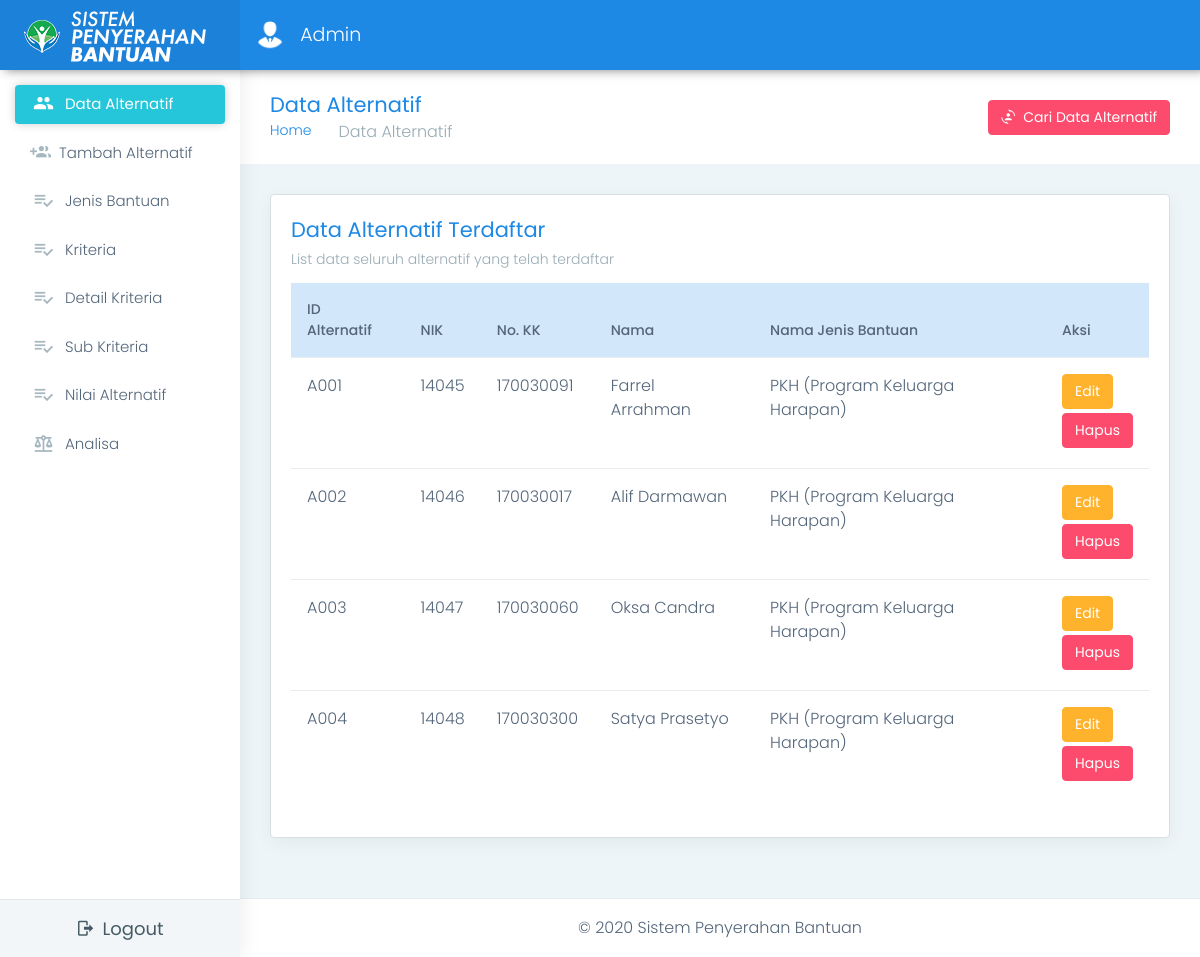
Screenshot of /view/pages-admin.php (signed in) with the database file from the repository.
### tables this page shows
CREATE TABLE `dataalternatif` (
  `IdAlternatif` varchar(30) NOT NULL,
  `NIK` varchar(30) NOT NULL,
  `NoKK` varchar(30) NOT NULL,
  `Nama` varchar(200) NOT NULL,
  `IdJenisBantuan` varchar(30) NOT NULL
);

CREATE TABLE `datajenisbantuan` (
  `IdJenisBantuan` varchar(30) NOT NULL,
  `NamaJenisBantuan` varchar(100) NOT NULL
);

### view/process/koneksi.php (called while the page is built, shortened)
<?php
class database {
    private $host = "localhost";
    private $username = "root";
    private $password = "";
    private $database = "dbsispenban";
    protected $conn;
    public function __construct() {
        $this->conn = new mysqli($this->host, $this->username, $this->password, $this->database);
        return $this->conn;
    }
    public function getConnection() {
        return $this->conn;
    }
}
?>

### view/process/sistem.php (called while the page is built, shortened)
<?php
include "koneksi.php";
class sistem extends database {
	function tampil_jenisbantuan() {
		$qry = mysqli_query($this->conn,"select * from datajenisbantuan");
		$found = mysqli_num_rows($qry);
        if ($found == 0) {
            return false;
        } else {
            while($x = mysqli_fetch_assoc($qry)) {
                $data[] = $x;
            }
            return $data;
        }
	}
	function tampil_analisa() {
		$qry = mysqli_query($this->conn,"select * from dataanalisa");
		$found = mysqli_num_rows($qry);
        if ($found == 0) {
            return [];
        } else {
            while($x = mysqli_fetch_assoc($qry)) {
                $data[] = $x;
            }
            return $data;
        }
	}
}
?>

### view/pages-admin.php (the view, shortened to what this page needs)
<!DOCTYPE html>
<?php
    include "process/sistem.php";
    $sistem = new sistem();
    if (isset($_SESSION)) {
        $login = $_SESSION['login'];
    }
    if (isset($_POST['CariNIK'])){
        $carinik = $_POST['CariNIK'];
        $data = $sistem->cari_nik($carinik);
    } else {
        $data = $sistem->tampil_analisa();
    }
?>
<html dir="ltr" lang="en">
<head>
    <link href="../assets/plugins/chartist-js/dist/chartist.min.css" rel="stylesheet">
    <link href="../assets/plugins/chartist-js/dist/chartist-init.css" rel="stylesheet">
    <link href="../assets/plugins/chartist-plugin-tooltip-master/dist/chartist-plugin-tooltip.css" rel="stylesheet">
    <link href="../assets/plugins/c3-master/c3.min.css" rel="stylesheet">
    <link href="css/style.min.css" rel="stylesheet">
</head>
<body>
    <div id="main-wrapper" data-layout="vertical" data-navbarbg="skin6" data-sidebartype="full" data-sidebar-position="absolute" data-header-position="absolute" data-boxed-layout="full">
        <header class="topbar" data-navbarbg="skin6">
            <nav class="navbar top-navbar navbar-expand-md navbar-dark">
                <div class="navbar-header" data-logobg="skin6">
                    <a class="navbar-brand ml-4" href="pages-admin.php">
                        <b class="logo-icon">
                            <img src="../assets/images/logo-tiny.png" alt="homepage" class="dark-logo" />
                        </b>
                        <span class="logo-text">
                            <img src="../assets/images/logo-text3-tiny.png" alt="homepage" class="dark-logo" />
                        </span>
                    </a>
                </div>
                <div class="navbar-collapse collapse" id="navbarSupportedContent" data-navbarbg="skin6">
                    <ul class="navbar-nav mr-auto mt-md-0 ">
                        <li class="nav-item dropdown">
                            <a class="nav-link dropdown-toggle text-muted waves-effect waves-dark" href="" data-toggle="dropdown" aria-haspopup="true" aria-expanded="false"><img src="../assets/images/users/person.png" alt="user" class="profile-pic m-r-10">
                            <?php
                                echo $login;
                            ?>
                            </a>
                        </li>
                    </ul>
                </div>
            </nav>
        </header>
        <aside class="left-sidebar" data-sidebarbg="skin6">
            <div class="scroll-sidebar">
                <nav class="sidebar-nav">
                    <ul id="sidebarnav">
                        <li class="sidebar-item"> <a class="sidebar-link waves-effect waves-dark sidebar-link active" href="pages-admin.php" aria-expanded="false"><i class="mdi mr-2 mdi-account-multiple"></i><span class="hide-menu">Data Alternatif</span></a></li>
                        <?php
                            if ($login == "Admin") {
                        ?>
                        <li class="sidebar-item"> <a class="sidebar-link waves-effect waves-dark sidebar-link" href="pages-add-alternatif.php" aria-expanded="false"><i class="mdi mr-2 mdi-account-multiple-plus"></i><span class="hide-menu">Tambah Alternatif</span></a></li>
                        <?php } ?>
                        <?php
                            if ($login == "Admin" || $login == "Decision Maker") {
                        ?>
                        <li class="sidebar-item"> <a class="sidebar-link waves-effect waves-dark sidebar-link" href="pages-jenisbantuan.php" aria-expanded="false"><i class="mdi mr-2 mdi-playlist-check"></i><span class="hide-menu">Jenis Bantuan</span></a></li>
                        <li class="sidebar-item"> <a class="sidebar-link waves-effect waves-dark sidebar-link" href="pages-kriteria.php" aria-expanded="false"><i class="mdi mr-2 mdi-playlist-check"></i><span class="hide-menu"> Kriteria</span></a></li>
                        <li class="sidebar-item"> <a class="sidebar-link waves-effect waves-dark sidebar-link" href="pages-detailkriteria.php" aria-expanded="false"><i class="mdi mr-2 mdi-playlist-check"></i><span class="hide-menu">Detail Kriteria</span></a></li>
                        <li class="sidebar-item"> <a class="sidebar-link waves-effect waves-dark sidebar-link" href="pages-subkriteria.php" aria-expanded="false"><i class="mdi mr-2 mdi-playlist-check"></i><span class="hide-menu">Sub Kriteria</span></a></li>
                        <li class="sidebar-item"> <a class="sidebar-link waves-effect waves-dark sidebar-link" href="pages-nilaialternatif.php" aria-expanded="false"><i class="mdi mr-2 mdi-playlist-check"></i><span class="hide-menu">Nilai Alternatif</span></a></li>
                        <?php
                            }
                        ?>
                        <li class="sidebar-item"> <a class="sidebar-link waves-effect waves-dark sidebar-link" href="pages-analisa.php" aria-expanded="false"><i class="mdi mr-2 mdi-scale-balance"></i><span class="hide-menu">Analisa</span></a></li>
                    </ul>
                </nav>
            </div>
            <div class="sidebar-footer">
                <div class="row">
                    <div class="col-12 link-wrap">
                        <a href="process/logout.php" class="link" data-toggle="tooltip" title="" data-original-title="Logout"><i class="mdi mr-2 mdi-logout"></i><span class="hide-menu">Logout</span></a>
                    </div>
                </div>
            </div>
        </aside>
        <div class="page-wrapper">
            <div class="page-breadcrumb">
                <div class="row align-items-center">
                    <div class="col-md-6 col-8 align-self-center">
                        <h3 class="page-title mb-0 p-0">Data Alternatif</h3>
                        <div class="d-flex align-items-center">
                            <nav aria-label="breadcrumb">
                                <ol class="breadcrumb">
                                    <li class="breadcrumb-item"><a href="pages-admin.php">Home</a></li>
                                    <li class="breadcrumb-item active" aria-current="page">Data Alternatif</li>
                                </ol>
                            </nav>
                        </div>
                    </div>
                    <div class="col-md-6 col-4 align-self-center">
                        <div class="text-right upgrade-btn search-box">
                            <a href="javascript:void(0)" class="btn btn-danger d-none d-md-inline-block text-white"><i class="mdi mr-2 mdi-account-convert"></i><span class="hide-menu">Cari Data Alternatif</span></a>
                        </div>
                    </div>
                </div>
            </div>
            <div class="container-fluid">
                <div class="row">
                    <div class="col-sm-12">
                        <div class="card">
                            <div class="card-body">
                                <h4 class="card-title text-info">Data Alternatif Terdaftar</h4>
                                <h6 class="card-subtitle">List data seluruh alternatif yang telah terdaftar</h6>
                                <div class="table-responsive">
                                    <table class="table user-table">
                                        <thead>
                                            <tr class="table-info">
                                                <th class="border-top-0"> ID Alternatif </th>
                                                <th class="border-top-0">NIK</th>
                                                <th class="border-top-0">No. KK</th>
                                                <th class="border-top-0">Nama</th>
                                                <th class="border-top-0">Nama Jenis Bantuan</th>
                                                <?php if($login == "Admin"){ ?>
                                                <th class="border-top-0">Aksi</th>
                                                <?php } ?>
                                            </tr>
                                        </thead>
                                        <tbody>
                                            <?php
                                            if ($data == false) {
                                            ?>
                                            <tr>
                                                <td colspan="7">
                                                </td>
                                            </tr>
                                            <?php
                                            } else {
                                            ?>
                                            <tr>
                                                <?php
                                                    $sql="SELECT * FROM dataalternatif INNER JOIN datajenisbantuan ON dataalternatif.IdJenisBantuan=datajenisbantuan.IdJenisBantuan";
                                                    $query=mysqli_query($sistem->getConnection(), $sql);
                                                    while ($data=mysqli_fetch_array($query)) {
                                                ?>
                                                <td><?php echo $data['IdAlternatif']?></td>
                                                <td><?php echo $data['NIK']?></td>
                                                <td><?php echo $data['NoKK']?></td>
                                                <td><?php echo $data['Nama']?></td>
                                                <td><?php echo $data['NamaJenisBantuan']?></td>
                                                <?php if ($login == "Admin") { ?>
                                                <td>
                                                                                       <?php
                                                                                            foreach($sistem->tampil_jenisbantuan() as $jenisbantuan){
                                                                                        ?>
                                                                                            <option <?php if($data['IdJenisBantuan'] == $jenisbantuan['IdJenisBantuan']) echo 'selected' ?> value="<?= $jenisbantuan['IdJenisBantuan'] ?>"> <?php echo $jenisbantuan['NamaJenisBantuan'] ?></option>
                                                                                        <?php } ?>
                                                    <button type="button" class="btn btn-warning text-white mb-1 waves-effect waves-dark" data-toggle="modal" data-target="#takeID<?php echo $data['IdAlternatif']?>">Edit</button><br>
                                                    <a href="process/delete_alternatif.php?id=<?php echo $data['IdAlternatif']?>" class="btn btn-danger text-white mb-1">Hapus</a>
                                                </td>
                                                <?php } ?>
                                                </tr>
                                            <?php
                                            }
                                            }
                                            ?>
                                        </tbody>
                                    </table>
                                </div>
                            </div>
                        </div>
                    </div>
                </div>
            </div>
            <footer class="footer text-center"> © 2020 Sistem Penyerahan Bantuan</footer>
        </div>
    </div>
</body>
</html>

### rows the page displays
dataalternatif: IdAlternatif "A001", NIK "14045", NoKK "170030091", Nama "Farrel Arrahman", IdJenisBantuan.NamaJenisBantuan "PKH (Program Keluarga Harapan)"
dataalternatif: IdAlternatif "A002", NIK "14046", NoKK "170030017", Nama "Alif Darmawan", IdJenisBantuan.NamaJenisBantuan "PKH (Program Keluarga Harapan)"
dataalternatif: IdAlternatif "A003", NIK "14047", NoKK "170030060", Nama "Oksa Candra", IdJenisBantuan.NamaJenisBantuan "PKH (Program Keluarga Harapan)"
dataalternatif: IdAlternatif "A004", NIK "14048", NoKK "170030300", Nama "Satya Prasetyo", IdJenisBantuan.NamaJenisBantuan "PKH (Program Keluarga Harapan)"

### other values shown
$login "Admin"
